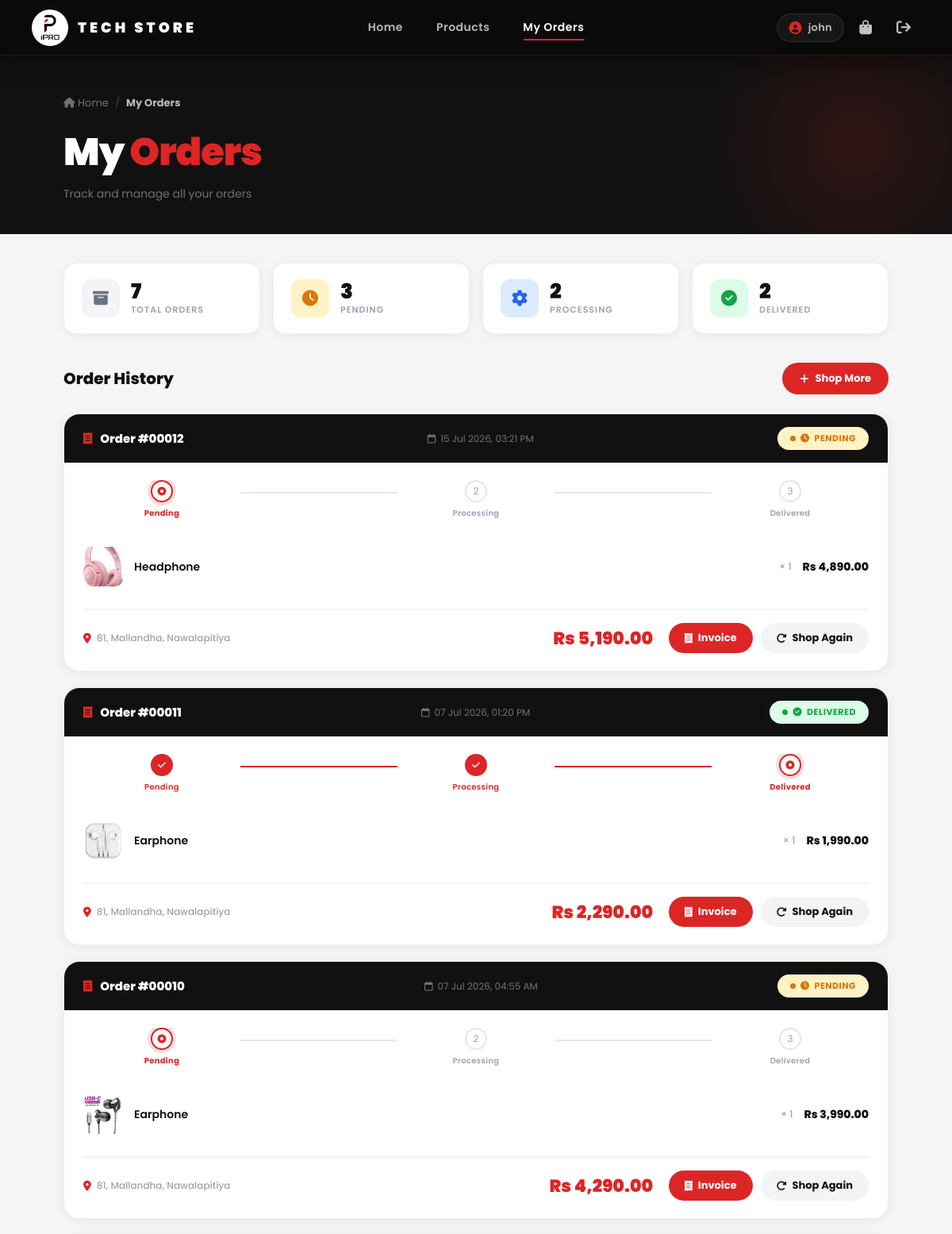
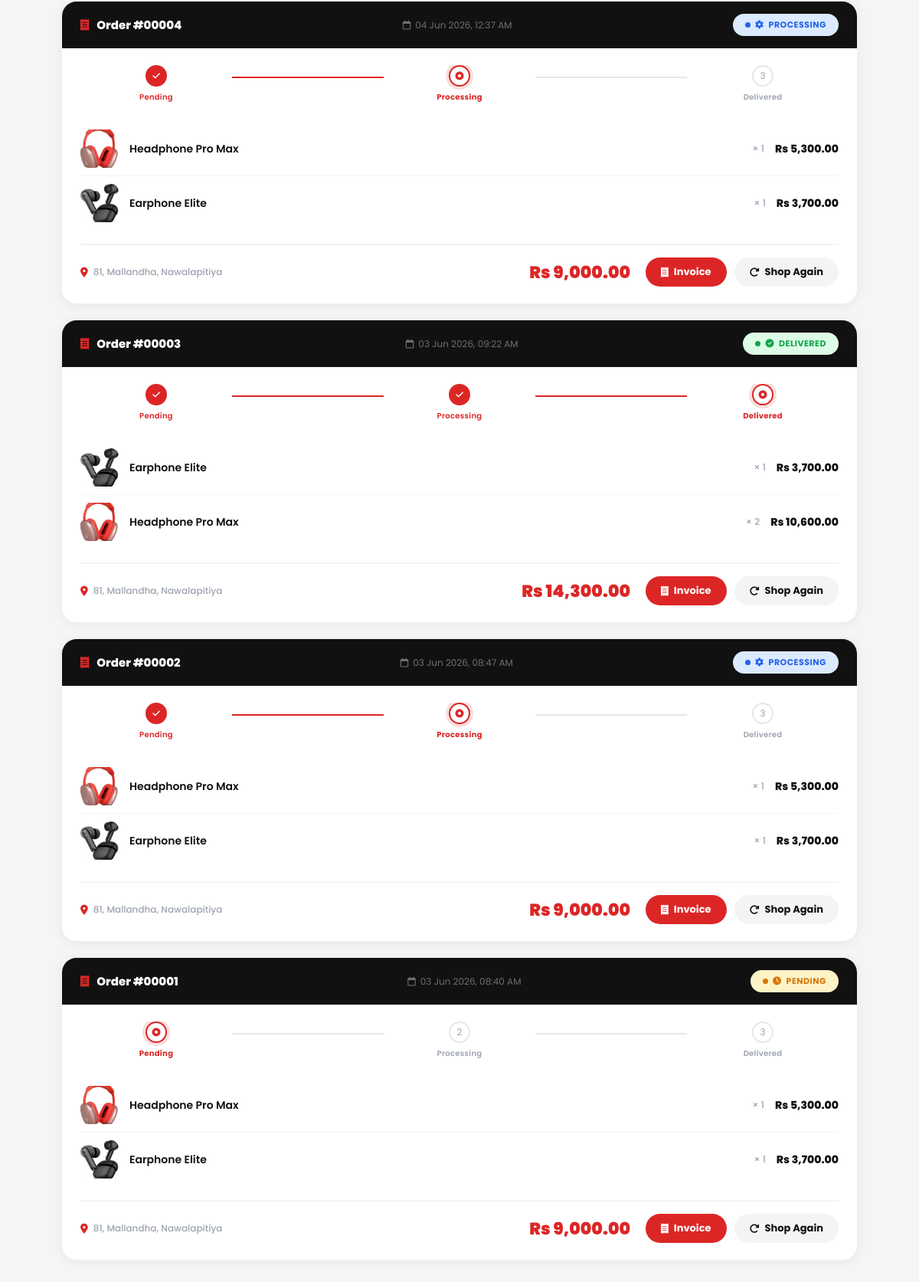
Screenshot of /my_orders.php (signed in) with the database file from the repository (2 pictures, top to bottom).
### tables this page shows
CREATE TABLE `orders` (
  `id` int(11) NOT NULL,
  `user_id` int(11) DEFAULT NULL,
  `name` varchar(255) NOT NULL,
  `phone` varchar(20) NOT NULL,
  `address` text NOT NULL,
  `total` decimal(10,2) NOT NULL DEFAULT 0.00,
  `payment_method` varchar(50) DEFAULT 'Cash on Delivery',
  `status` enum('Pending','Processing','Delivered','Cancelled') NOT NULL DEFAULT 'Pending',
  `order_date` timestamp NOT NULL DEFAULT current_timestamp()
);

CREATE TABLE `order_items` (
  `id` int(11) NOT NULL,
  `order_id` int(11) NOT NULL,
  `product_id` int(11) DEFAULT NULL,
  `product_name` varchar(255) NOT NULL,
  `price` decimal(10,2) NOT NULL,
  `quantity` int(11) NOT NULL,
  `subtotal` decimal(10,2) NOT NULL
);

CREATE TABLE `products` (
  `id` int(11) NOT NULL,
  `product_name` varchar(255) NOT NULL,
  `category` varchar(100) NOT NULL,
  `price` decimal(10,2) NOT NULL,
  `quantity` int(11) NOT NULL,
  `image` varchar(255) NOT NULL,
  `product_status` varchar(100) NOT NULL,
  `description` text DEFAULT NULL,
  `created_at` timestamp NOT NULL DEFAULT current_timestamp()
);

### my_orders.php (the view, shortened to what this page needs)
<?php
include 'db.php';
$user_id = $_SESSION['user_id'];
$stmt = mysqli_prepare($conn,
    "SELECT * FROM orders
     WHERE user_id = ?
     ORDER BY order_date DESC");
mysqli_stmt_bind_param($stmt, "i", $user_id);
mysqli_stmt_execute($stmt);
$orders = mysqli_stmt_get_result($stmt);
$total_orders = mysqli_num_rows($orders);
$counts = [];
$cq = mysqli_prepare($conn,
    "SELECT status, COUNT(*) as cnt
     FROM orders WHERE user_id = ?
     GROUP BY status");
mysqli_stmt_bind_param($cq, "i", $user_id);
mysqli_stmt_execute($cq);
$cr = mysqli_stmt_get_result($cq);
while ($row = mysqli_fetch_assoc($cr)) {
    $counts[$row['status']] = $row['cnt'];
}
?>
<!DOCTYPE html>
<html lang="en">
<head>
<link rel="stylesheet"
  href="https://cdnjs.cloudflare.com/ajax/libs/font-awesome/6.5.0/css/all.min.css">
</head>
<body>
<?php include 'navbar.php'; ?>
<div class="page-header">
  <div class="page-header-inner">
    <div class="breadcrumb">
      <a href="index.php">
        <i class="fa-solid fa-house"></i> Home
      </a>
      <span>/</span>
      <strong>My Orders</strong>
    </div>
    <h1>My <span>Orders</span></h1>
    <p>Track and manage all your orders</p>
  </div>
</div>
<div class="container">
  <div class="stats-row">
    <div class="stat-box">
      <div class="stat-icon all">
        <i class="fa-solid fa-box-archive"></i>
      </div>
      <div>
        <div class="stat-num"><?= $total_orders ?></div>
        <div class="stat-label">Total Orders</div>
      </div>
    </div>
    <div class="stat-box">
      <div class="stat-icon pending">
        <i class="fa-solid fa-clock"></i>
      </div>
      <div>
        <div class="stat-num">
          <?= $counts['Pending'] ?? 0 ?>
        </div>
        <div class="stat-label">Pending</div>
      </div>
    </div>
    <div class="stat-box">
      <div class="stat-icon processing">
        <i class="fa-solid fa-gear"></i>
      </div>
      <div>
        <div class="stat-num">
          <?= $counts['Processing'] ?? 0 ?>
        </div>
        <div class="stat-label">Processing</div>
      </div>
    </div>
    <div class="stat-box">
      <div class="stat-icon delivered">
        <i class="fa-solid fa-circle-check"></i>
      </div>
      <div>
        <div class="stat-num">
          <?= $counts['Delivered'] ?? 0 ?>
        </div>
        <div class="stat-label">Delivered</div>
      </div>
    </div>
  </div>
</div>
<div class="orders-section">
  <div class="container">
    <div class="section-header">
      <h2>Order History</h2>
      <a href="product.php">
        <i class="fa-solid fa-plus"></i>
        Shop More
      </a>
    </div>
    <?php if ($total_orders === 0): ?>
    <div class="empty-state">
      <span class="empty-icon">
        <i class="fa-solid fa-box-open"></i>
      </span>
      <h2>No orders yet</h2>
      <p>
        You haven't placed any orders yet.<br>
        Start shopping and your orders will appear here.
      </p>
      <a href="product.php" class="btn-red">
        <i class="fa-solid fa-bag-shopping"></i>
        Start Shopping
      </a>
    </div>
    <?php else: ?>
    <?php
    mysqli_data_seek($orders, 0);
    $delay = 0;
    while ($order = mysqli_fetch_assoc($orders)):
      $delay += 100;
      $status = $order['status'];
      $istmt = mysqli_prepare($conn,
        "SELECT oi.*, p.image
         FROM order_items oi
         LEFT JOIN products p ON oi.product_id = p.id
         WHERE oi.order_id = ?");
      mysqli_stmt_bind_param($istmt, "i", $order['id']);
      mysqli_stmt_execute($istmt);
      $items = mysqli_stmt_get_result($istmt);
      $steps = ['Pending','Processing','Delivered'];
      $current_step = array_search($status, $steps);
      $cancelled = $status === 'Cancelled';
    ?>
    <div class="order-card"
      style="animation-delay:<?= $delay ?>ms">
      <div class="order-card-head">
        <div class="order-id">
          <i class="fa-solid fa-receipt"></i>
          Order #<?= str_pad($order['id'],5,'0',STR_PAD_LEFT) ?>
        </div>
        <div class="order-date">
          <i class="fa-regular fa-calendar"></i>
          <?= date('d M Y, h:i A',
            strtotime($order['order_date'])) ?>
        </div>
        <?php
        $badge_class = strtolower($status);
        $dot_class   = strtolower($status);
        $icons = [
          'Pending'    => 'fa-clock',
          'Processing' => 'fa-gear fa-spin',
          'Delivered'  => 'fa-circle-check',
          'Cancelled'  => 'fa-circle-xmark',
        ];
        $icon = $icons[$status] ?? 'fa-circle';
        ?>
        <span class="status-badge badge-<?= $badge_class ?>">
          <span class="status-dot dot-<?= $dot_class ?>"></span>
          <i class="fa-solid <?= $icon ?>"></i>
          <?= $status ?>
        </span>
      </div>
      <div class="order-card-body">
        <?php if (!$cancelled): ?>
        <div class="order-timeline">
          <?php foreach ($steps as $i => $step):
            $is_done    = $current_step !== false && $i < $current_step;
            $is_current = $current_step !== false && $i === $current_step;
          ?>
          <div class="timeline-step">
            <div class="timeline-dot
              <?= $is_done ? 'done' : ($is_current ? 'current' : '') ?>">
              <?php if ($is_done): ?>
                <i class="fa-solid fa-check" style="font-size:11px;"></i>
              <?php elseif ($is_current): ?>
                <i class="fa-solid fa-circle-dot" style="font-size:11px;"></i>
              <?php else: ?>
                <?= $i + 1 ?>
              <?php endif; ?>
            </div>
            <div class="timeline-label
              <?= $is_done ? 'done' : ($is_current ? 'current' : '') ?>">
              <?= $step ?>
            </div>
          </div>
          <?php if ($i < count($steps)-1): ?>
          <div class="timeline-line <?= $is_done?'done':'' ?>"></div>
          <?php endif; ?>
          <?php endforeach; ?>
        </div>
        <?php endif; ?>
        <ul class="order-items-list">
          <?php while ($item = mysqli_fetch_assoc($items)): ?>
          <li class="order-item-row">
            <img
              src="uploads/<?= htmlspecialchars($item['image'] ?? '') ?>"
              alt="<?= htmlspecialchars($item['product_name']) ?>"
              class="order-item-img"
              onerror="this.src='images/logo.png'">
            <div class="order-item-name">
              <?= htmlspecialchars($item['product_name']) ?>
            </div>
            <div class="order-item-qty">
              × <?= $item['quantity'] ?>
            </div>
            <div class="order-item-sub">
              Rs <?= number_format($item['subtotal'], 2) ?>
            </div>
          </li>
          <?php endwhile; ?>
        </ul>
        <div class="order-card-foot">
          <div class="order-delivery">
            <i class="fa-solid fa-location-dot"></i>
            <?= htmlspecialchars($order['address']) ?>
          </div>
          <div style="display:flex;align-items:center;
            gap:20px;flex-wrap:wrap;">
            <div class="order-total">
              Rs <?= number_format($order['total'], 2) ?>
            </div>
            <div class="order-actions">
              <a href="invoice.php?id=<?= $order['id'] ?>"
                 class="btn-invoice">
                <i class="fa-solid fa-receipt"></i>
                Invoice
              </a>
              <a href="product.php" class="btn-reorder">
                <i class="fa-solid fa-rotate-right"></i>
                Shop Again
              </a>
            </div>
          </div>
        </div>
      </div>
    </div>
    <?php endwhile; ?>
    <?php endif; ?>
  </div>
</div>
</body>
</html>

### rows the page displays
orders: id "00012", order_date "15 Jul 2026, 03:21 PM", status "PENDING", step "Pending", step "Processing", step "Delivered", address "81, Mallandha, Nawalapitiya", total "5,190.00"
order_items: product.image (picture), product_name "Headphone", quantity "1", subtotal "4,890.00"
orders: id "00011", order_date "07 Jul 2026, 01:20 PM", status "DELIVERED", step "Pending", step "Processing", step "Delivered", address "81, Mallandha, Nawalapitiya", total "2,290.00"
order_items: product.image (picture), product_name "Earphone", quantity "1", subtotal "1,990.00"
orders: id "00010", order_date "07 Jul 2026, 04:55 AM", status "PENDING", step "Pending", step "Processing", step "Delivered", address "81, Mallandha, Nawalapitiya", total "4,290.00"
order_items: product.image (picture), product_name "Earphone", quantity "1", subtotal "3,990.00"
orders: id "00004", order_date "04 Jun 2026, 12:37 AM", status "PROCESSING", step "Pending", step "Processing", step "Delivered", address "81, Mallandha, Nawalapitiya", total "9,000.00"
order_items: product.image (picture), product_name "Headphone Pro Max", quantity "1", subtotal "5,300.00"
order_items: product.image (picture), product_name "Earphone Elite", quantity "1", subtotal "3,700.00"
orders: id "00003", order_date "03 Jun 2026, 09:22 AM", status "DELIVERED", step "Pending", step "Processing", step "Delivered", address "81, Mallandha, Nawalapitiya", total "14,300.00"
order_items: product.image (picture), product_name "Earphone Elite", quantity "1", subtotal "3,700.00"
order_items: product.image (picture), product_name "Headphone Pro Max", quantity "2", subtotal "10,600.00"
orders: id "00002", order_date "03 Jun 2026, 08:47 AM", status "PROCESSING", step "Pending", step "Processing", step "Delivered", address "81, Mallandha, Nawalapitiya", total "9,000.00"
order_items: product.image (picture), product_name "Headphone Pro Max", quantity "1", subtotal "5,300.00"
order_items: product.image (picture), product_name "Earphone Elite", quantity "1", subtotal "3,700.00"
orders: id "00001", order_date "03 Jun 2026, 08:40 AM", status "PENDING", step "Pending", step "Processing", step "Delivered", address "81, Mallandha, Nawalapitiya", total "9,000.00"
order_items: product.image (picture), product_name "Headphone Pro Max", quantity "1", subtotal "5,300.00"
order_items: product.image (picture), product_name "Earphone Elite", quantity "1", subtotal "3,700.00"

### other values shown
$_SESSION['username'] "john"
$total_orders "7"
$counts['Pending'] "3"
$counts['Processing'] "2"
$counts['Delivered'] "2"
